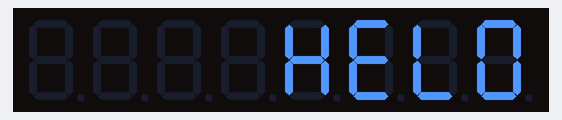
Recording of a sketch running on a simulated Arduino Uno, built with avr-gcc and run on an emulated ATmega328P. On the bench: 8-digit seven-segment display.

Above: at 0.1 s.
At 18.58 s:
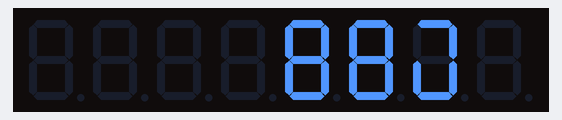
At 23.18 s:
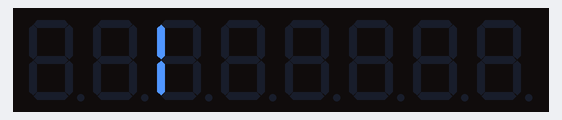
At 25.43 s:
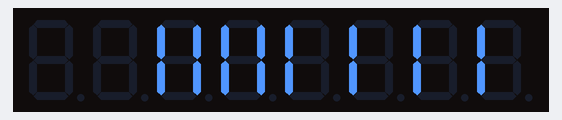
At 27.83 s:
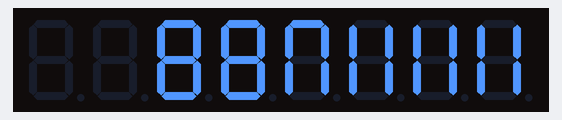
At 37.0 s:
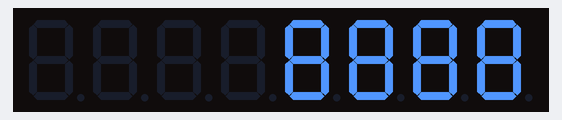

Measured:
- what the display in image 5 shows lasts 0.5 s, from 36.9 s to 37.4 s

The sketch:

DEMO-MAX7219-Arduino-7-segment.ino
```cpp
/* https://www.drive2.ru/users/serdgos/  serdgos@gmail.com
 * Отображение символов на 7-сегментном индикаторе.
 * Есть только несколько символов, которые имеют смысл здесь : http://ascii.cl/
 * '0','1','2','3','4','5','6','7','8','9','0',
 * 'A','b','c','d','E','F','H','L','P',
 * '.','-','_',' '
 * Параметры:
 * addr    адрес дисплея драййвера (количество драйверов подключенных последовательно)
 * digit  положение цифры на дисплее (0..7)
 * value  значение, которое будет отображаться. (0x00..0x0F)
 * dp     установка десятичной точки.
 *
 *
 *
void setChar(int addr, int digit, char value, boolean dp);
(адрес драйвера, 0 для 7 индикатора номер цифры, hex значения символа, dp вкл и выкл);
void setDigit(int addr, int digit, byte value, boolean dp);
/*
 * Установите статус одного Led.
 * Params :
 * addr  адрес дисплея драййвера (количество драйверов подключенных последовательно)
 * row   сегмент-row(seg) (0..7)
 * col   цифра-col(dig) (0..7)
 * boolean state : true включен led, false выключен led
 *
 *   void setLed(int addr, int row, int col, boolean state);
 *   зажигаем определенный LED
 *   at col, row (0,цифра-col(dig),сегмент-row(seg), true) включен led
 *   at col, row (0,цифра-col(dig),сегмент-row(seg), false) выключен led
 *   в помощь картинка ниже для определения параметров led
 */

//      1          a
//    -----      -----        -----      -----
//   |6    |2   |f    |b     |     |    |     |
//   |     |    |     |      |     |    |     |
//    --7--      ---g--       -----      -----
//   |5    |3   |e    |c     |     |    |     |
//   |     |    |     |      |     |    |     |
//    -----  0   -----  0     -----  0   -----  0
//      4          d

// col   3         2           1         0

#include "LedControl.h" //  Подключаем библиотеку
LedControl lc=LedControl(12,11,10,1); // используемы пины ардуины для подключения, и сколько драйверов в цепочке
// pin 12 is connected to the CS (CS)(LOAD)
// pin 11 is connected to the CLK (CLK)
// pin 10 is connected to LOAD(DIN)

int p;
void setup()
{
   //Инициируем MAX7219
  lc.shutdown(0,false);// включаем дисплей энергосбережение дисплей
  lc.setIntensity(0,8);// устанвливаем яркость (0-минимум, 15-максимум)
  lc.clearDisplay(0);// очищаем дисплей
}


void loop()
{
 p=160;
 lc.clearDisplay(0); //
for (int a=0; a<5; a++)
{
lc.setChar(0,3,'h',false);
lc.setChar(0,2,'e',false);
lc.setChar(0,1,'l',false);
lc.setChar(0,0,'0',false);
 delay(500);
 lc.setChar(0,0,' ',false); // пустота
 lc.setChar(0,1,' ',false);
 lc.setChar(0,2,' ',false);
 lc.setChar(0,3,' ',false);

  delay(500);
  lc.clearDisplay(0);
 }
// счетчик обычный
for (int a=0; a<1; a++)          //счет цифр от 0 до 9
{
 lc.setChar(0,3, a ,false);  // 'a' в кавычках
delay(10);
for (int a=0; a<10; a++)          //счет цифр от 0 до 9
{
 lc.setChar(0,2, a ,false);  // 'a' в кавычках
delay(10);

for (int a=0; a<10; a++)          //счет цифр от 0 до 9
{
 lc.setChar(0,1, a ,false);  // 'a' в кавычках
delay(10);
for (int a=0; a<10; a++)          //счет цифр от 0 до 9
{
 lc.setChar(0,0, a ,false);  // 'a' в кавычках
delay(10);
}
}
}
}

delay(200);
lc.clearDisplay(0);

// закрашиваем символы красиво
for (int a=1; a<8; a++)          //счет цифр от 0 до 9
{
 lc.setLed(0,3,a,true);  // 'a' в кавычках
delay(100);
}

for (int a=1; a<8; a++)          //счет цифр от 0 до 9
{
 lc.setLed(0,2,a,true);  // 'a' в кавычках
delay(100);
}


for (int a=1; a<8; a++)          //счет цифр от 0 до 9
{
 lc.setLed(0,1,a,true);  // 'a' в кавычках
delay(100);
}

for (int a=1; a<8; a++)          //счет цифр от 0 до 9
{
 lc.setLed(0,0,a,true);  // 'a' в кавычках
delay(100);
}

delay(300);


for (int a=7; a>0; a--)          //счет цифр от 0 до 9
{
 lc.setLed(0,0,a,false);  // 'a' в кавычках
delay(100);
}

for (int a=7; a>0; a--)          //счет цифр от 0 до 9
{
 lc.setLed(0,1,a,false);  // 'a' в кавычках
delay(100);
}


for (int a=7; a>0; a--)          //счет цифр от 0 до 9
{
 lc.setLed(0,2,a,false);  // 'a' в кавычках
delay(100);
}

for (int a=7; a>0; a--)          //счет цифр от 0 до 9
{
 lc.setLed(0,3,a,false);  // 'a' в кавычках
delay(100);
}

delay(300);
lc.clearDisplay(0);


lc.clearDisplay(0);
for (int y=5; y>-1; y--)
 {
lc.setLed(0,y,6,true);
delay(p);

lc.setLed(0,y,5,true);
delay(p);
}

for (int y=5; y>-1; y--)
 {
lc.setLed(0,y,2,true);
delay(p);

lc.setLed(0,y,3,true);
delay(p);
}

for (int y=5; y>-1; y--)
 {
lc.setLed(0,y,1,true);
delay(p);
//lc.setLed(0,y,1,false);

lc.setLed(0,y,7,true);
delay(p);
//lc.setLed(0,y,7,false);

lc.setLed(0,y,4,true);
delay(p);
//lc.setLed(0,y,4,false);
}


delay(200);
lc.clearDisplay(0);


for (int a=0; a<8; a++)
{
  lc.setDigit(0,0,8,false);  //все символы закрашиваются
 lc.setDigit(0,1,8,false);
 lc.setDigit(0,2,8,false);
 lc.setDigit(0,3,8,false);
 delay(500);
 lc.setChar(0,0,' ',false); // пустота
 lc.setChar(0,1,' ',false);
 lc.setChar(0,2,' ',false);
 lc.setChar(0,3,' ',false);

  delay(500);
  lc.clearDisplay(0);
 }

 for (int delay1=70; delay1>1; delay1--)
 {
lc.setLed(0,3,1,true);
delay(delay1);
lc.setLed(0,3,1,false);
//delay(delay1);
lc.setLed(0,2,1,true);
delay(delay1);
lc.setLed(0,2,1,false);
//delay(delay1);
lc.setLed(0,1,1,true);
delay(delay1);
lc.setLed(0,1,1,false);
//delay(delay1);
lc.setLed(0,0,1,true);
delay(delay1);
lc.setLed(0,0,1,false);
//delay(delay1);
lc.setLed(0,0,2,true);
delay(delay1);
lc.setLed(0,0,2,false);
//delay(delay1);
lc.setLed(0,0,3,true);
delay(delay1);
lc.setLed(0,0,3,false);
//delay(delay1);
lc.setLed(0,0,4,true);
delay(delay1);
lc.setLed(0,0,4,false);
//delay(delay1);
lc.setLed(0,1,4,true);
delay(delay1);
lc.setLed(0,1,4,false);
//delay(delay1);
lc.setLed(0,2,4,true);
delay(delay1);
lc.setLed(0,2,4,false);
//delay(delay1);
lc.setLed(0,3,4,true);
delay(delay1);
lc.setLed(0,3,4,false);
//delay(delay1);
lc.setLed(0,3,5,true);
delay(delay1);
lc.setLed(0,3,5,false);
//delay(delay1);
lc.setLed(0,3,6,true);
delay(delay1);
lc.setLed(0,3,6,false);
//delay(delay1);
}
}
```
